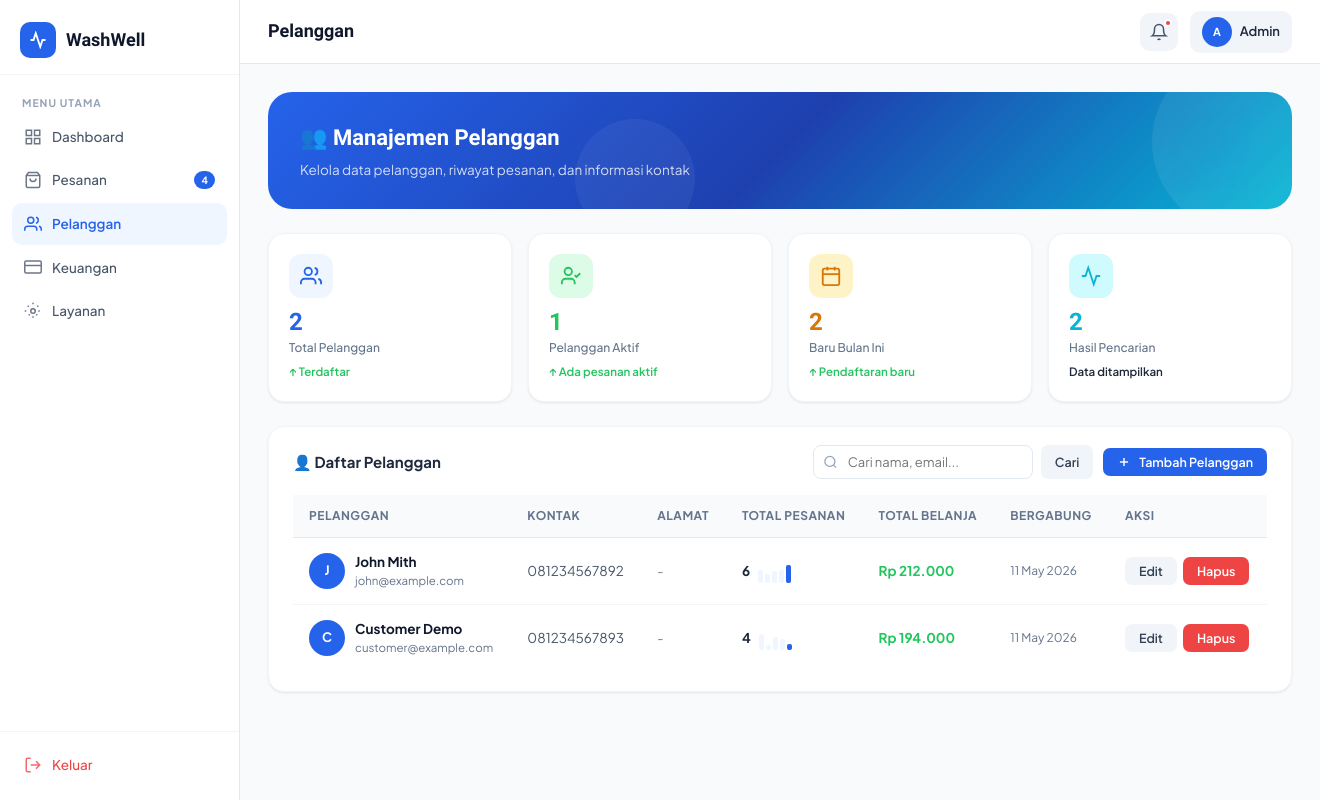
The page /admin/customers.php (signed in) on the database its author committed.
### tables this page shows
CREATE TABLE IF NOT EXISTS users (
    id INT AUTO_INCREMENT PRIMARY KEY,
    name VARCHAR(100) NOT NULL,
    email VARCHAR(150) UNIQUE NOT NULL,
    password VARCHAR(255) NOT NULL,
    phone VARCHAR(20),
    address TEXT,
    role ENUM('customer','admin') DEFAULT 'customer',
    created_at TIMESTAMP DEFAULT CURRENT_TIMESTAMP,
    updated_at TIMESTAMP DEFAULT CURRENT_TIMESTAMP ON UPDATE CURRENT_TIMESTAMP
);

### includes/auth.php (called while the page is built, shortened)
<?php
require_once __DIR__ . '/config.php';
function getCurrentUser() {
    $db = getDB();
    $id = (int)$_SESSION['user_id'];
    $res = $db->query("SELECT * FROM users WHERE id=$id LIMIT 1");
    return $res ? $res->fetch_assoc() : null;
}
function getUnreadNotifs($userId) {
    $db = getDB();
    $uid = (int)$userId;
    $res = $db->query("SELECT COUNT(*) as cnt FROM notifications WHERE user_id=$uid AND is_read=0");
    return $res ? (int)$res->fetch_assoc()['cnt'] : 0;
}
?>

### includes/config.php (called while the page is built, shortened)
<?php
function formatRupiah($amount) {
    return 'Rp ' . number_format($amount, 0, ',', '.');
}
?>

### admin/customers.php (the view, shortened to what this page needs)
<?php
require_once '../includes/auth.php';
$db = getDB();
$user = getCurrentUser();
$search = trim($_GET['search'] ?? '');
$where = "role='customer'";
$perPage = 10; $page = max(1,(int)($_GET['page'] ?? 1)); $offset = ($page-1)*$perPage;
$total = $db->query("SELECT COUNT(*) as c FROM users WHERE $where")->fetch_assoc()['c'];
$customers = $db->query("SELECT u.*, (SELECT COUNT(*) FROM orders o WHERE o.user_id=u.id) as total_orders, (SELECT COALESCE(SUM(t.amount),0) FROM transactions t JOIN orders o ON t.order_id=o.id WHERE o.user_id=u.id AND t.status='success') as total_spent FROM users u WHERE $where ORDER BY u.created_at DESC LIMIT $perPage OFFSET $offset");
$totalCustomers = $db->query("SELECT COUNT(*) as c FROM users WHERE role='customer'")->fetch_assoc()['c'];
$newThisMonth = $db->query("SELECT COUNT(*) as c FROM users WHERE role='customer' AND MONTH(created_at)=MONTH(CURDATE()) AND YEAR(created_at)=YEAR(CURDATE())")->fetch_assoc()['c'];
$activeCustomers = $db->query("SELECT COUNT(DISTINCT user_id) as c FROM orders WHERE status IN ('pending','in_progress','ready')")->fetch_assoc()['c'];
?>
<!DOCTYPE html>
<html lang="id">
<head>
<link rel="stylesheet" href="../assets/css/style.css">
</head>
<body>
<div class="app-layout">
    <?php require_once 'partials/sidebar.php'; ?>
    <div class="main-content">
        <header class="topbar">
            <div class="topbar-left">
                <div class="topbar-title">Pelanggan</div>
            </div>
            <div class="topbar-right">
                <button class="notif-btn" onclick="window.location='notifications.php'">
                    <svg width="18" height="18" viewBox="0 0 24 24" fill="none" stroke="currentColor" stroke-width="2"><path d="M18 8A6 6 0 0 0 6 8c0 7-3 9-3 9h18s-3-2-3-9"/><path d="M13.73 21a2 2 0 0 1-3.46 0"/></svg>
                    <?php if (getUnreadNotifs($user['id']) > 0): ?>
                    <span class="notif-dot"></span>
                    <?php endif; ?>
                </button>
                <div style="display:flex;align-items:center;gap:8px;padding:6px 12px;border-radius:10px;background:var(--gray-100)">
                    <div class="avatar avatar-sm"><?= strtoupper(substr($user['name'],0,1)) ?></div>
                    <span style="font-size:13px;font-weight:600"><?= htmlspecialchars(explode(' ',$user['name'])[0]) ?></span>
                </div>
            </div>
        </header>
        <main class="page-content">
            <div class="page-hero animate-in">
                <img src="../assets/img/bubble-deco.svg" class="page-hero-img" alt="">
                <div class="page-hero-title">👥 Manajemen Pelanggan</div>
                <div class="page-hero-sub">Kelola data pelanggan, riwayat pesanan, dan informasi kontak</div>
            </div>
            <div class="metric-row">
                <div class="metric-card animate-in">
                    <div class="metric-icon" style="background:#EFF6FF;color:var(--primary)">
                        <svg width="22" height="22" viewBox="0 0 24 24" fill="none" stroke="currentColor" stroke-width="2"><path d="M17 21v-2a4 4 0 0 0-4-4H5a4 4 0 0 0-4 4v2"/><circle cx="9" cy="7" r="4"/><path d="M23 21v-2a4 4 0 0 0-3-3.87"/><path d="M16 3.13a4 4 0 0 1 0 7.75"/></svg>
                    </div>
                    <div class="metric-value" style="color:var(--primary)"><?= $totalCustomers ?></div>
                    <div class="metric-label">Total Pelanggan</div>
                    <div class="metric-trend up">↑ Terdaftar</div>
                </div>
                <div class="metric-card animate-in">
                    <div class="metric-icon" style="background:var(--green-light);color:var(--green)">
                        <svg width="22" height="22" viewBox="0 0 24 24" fill="none" stroke="currentColor" stroke-width="2"><path d="M16 21v-2a4 4 0 0 0-4-4H6a4 4 0 0 0-4 4v2"/><circle cx="9" cy="7" r="4"/><polyline points="16 11 18 13 22 9"/></svg>
                    </div>
                    <div class="metric-value" style="color:var(--green)"><?= $activeCustomers ?></div>
                    <div class="metric-label">Pelanggan Aktif</div>
                    <div class="metric-trend up">↑ Ada pesanan aktif</div>
                </div>
                <div class="metric-card animate-in">
                    <div class="metric-icon" style="background:#FEF3C7;color:#D97706">
                        <svg width="22" height="22" viewBox="0 0 24 24" fill="none" stroke="currentColor" stroke-width="2"><rect x="3" y="4" width="18" height="18" rx="2" ry="2"/><line x1="16" y1="2" x2="16" y2="6"/><line x1="8" y1="2" x2="8" y2="6"/><line x1="3" y1="10" x2="21" y2="10"/></svg>
                    </div>
                    <div class="metric-value" style="color:#D97706"><?= $newThisMonth ?></div>
                    <div class="metric-label">Baru Bulan Ini</div>
                    <div class="metric-trend up">↑ Pendaftaran baru</div>
                </div>
                <div class="metric-card animate-in">
                    <div class="metric-icon" style="background:var(--teal-light);color:var(--teal)">
                        <svg width="22" height="22" viewBox="0 0 24 24" fill="none" stroke="currentColor" stroke-width="2"><polyline points="22 12 18 12 15 21 9 3 6 12 2 12"/></svg>
                    </div>
                    <div class="metric-value" style="color:var(--teal)"><?= $total ?></div>
                    <div class="metric-label">Hasil Pencarian</div>
                    <div class="metric-trend">Data ditampilkan</div>
                </div>
            </div>
            <div class="card animate-in">
                <div class="card-header">
                    <span class="card-title">👤 Daftar Pelanggan</span>
                    <div style="display:flex;gap:10px;align-items:center;flex-wrap:wrap;">
                        <form method="GET" style="display:flex;gap:8px;">
                            <div style="position:relative">
                                <svg width="15" height="15" viewBox="0 0 24 24" fill="none" stroke="currentColor" stroke-width="2" style="position:absolute;left:10px;top:50%;transform:translateY(-50%);color:var(--gray-400)"><circle cx="11" cy="11" r="8"/><line x1="21" y1="21" x2="16.65" y2="16.65"/></svg>
                                <input type="text" name="search" placeholder="Cari nama, email..." value="<?= htmlspecialchars($search) ?>" style="padding:8px 14px 8px 34px;border:1.5px solid var(--gray-200);border-radius:8px;font-size:13px;font-family:var(--font);outline:none;width:220px;">
                            </div>
                            <button type="submit" class="btn btn-ghost btn-sm">Cari</button>
                        </form>
                        <?php if ($user['role']==='admin'): ?>
                        <button class="btn btn-primary btn-sm" onclick="document.getElementById('addModal').classList.add('open')">
                            <svg width="14" height="14" viewBox="0 0 24 24" fill="none" stroke="currentColor" stroke-width="2.5"><line x1="12" y1="5" x2="12" y2="19"/><line x1="5" y1="12" x2="19" y2="12"/></svg>
                            Tambah Pelanggan
                        </button>
                        <?php endif; ?>
                    </div>
                </div>
                <div class="card-body" style="padding-top:16px;">
                    <div class="table-wrapper">
                        <table id="customerTable">
                            <thead>
                                <tr>
                                    <th>Pelanggan</th>
                                    <th>Kontak</th>
                                    <th>Alamat</th>
                                    <th>Total Pesanan</th>
                                    <th>Total Belanja</th>
                                    <th>Bergabung</th>
                                    <th>Aksi</th>
                                </tr>
                            </thead>
                            <tbody>
                            <?php if ($customers && $customers->num_rows > 0): ?>
                                <?php while ($c = $customers->fetch_assoc()): ?>
                                <tr>
                                    <td>
                                        <div style="display:flex;align-items:center;gap:10px;">
                                            <div class="avatar" style="background:hue-rotate(<?= (ord($c['name'][0]) * 15) % 360 ?>deg)"><?= strtoupper(substr($c['name'],0,1)) ?></div>
                                            <div>
                                                <div style="font-weight:700;color:var(--gray-900)"><?= htmlspecialchars($c['name']) ?></div>
                                                <div style="font-size:11.5px;color:var(--gray-500)"><?= htmlspecialchars($c['email']) ?></div>
                                            </div>
                                        </div>
                                    </td>
                                    <td style="color:var(--gray-600)"><?= htmlspecialchars($c['phone'] ?: '-') ?></td>
                                    <td style="font-size:12.5px;color:var(--gray-500);max-width:160px;white-space:nowrap;overflow:hidden;text-overflow:ellipsis"><?= htmlspecialchars($c['address'] ?: '-') ?></td>
                                    <td>
                                        <div style="display:flex;align-items:center;gap:8px;">
                                            <span style="font-weight:700;color:var(--gray-800)"><?= $c['total_orders'] ?></span>
                                            <div class="mini-chart">
                                                <?php for($i=0;$i<5;$i++): $h = rand(4,20); ?>
                                                <div class="mini-bar" style="height:<?= $h ?>px"></div>
                                                <?php endfor; ?>
                                            </div>
                                        </div>
                                    </td>
                                    <td><strong style="color:var(--green)"><?= formatRupiah($c['total_spent']) ?></strong></td>
                                    <td style="font-size:12px;color:var(--gray-500)"><?= date('d M Y', strtotime($c['created_at'])) ?></td>
                                    <td>
                                        <div style="display:flex;gap:6px;">
                                            <button onclick="openEdit(<?= htmlspecialchars(json_encode($c)) ?>)" class="btn btn-ghost btn-sm">Edit</button>
                                            <?php if ($user['role']==='admin'): ?>
                                            <form method="POST" onsubmit="return confirm('Hapus pelanggan ini?')" style="display:inline">
                                                <button type="submit" class="btn btn-danger btn-sm">Hapus</button>
                                            </form>
                                            <?php endif; ?>
                                        </div>
                                    </td>
                                </tr>
                                <?php endwhile; ?>
                            <?php endif; ?>
                            </tbody>
                        </table>
                    </div>
                </div>
            </div>
        </main>
    </div>
</div>
</body>
</html>

### rows shown on the page
users: name "A", name "Admin"
users: name "J", name "John Mith", email "john@example.com", phone "081234567892", address "-", total_orders "6", $h 13 (drawn), $h 9 (drawn), $h 12 (drawn), $h 18 (drawn), total_spent "Rp 212.000", created_at "11 May 2026"
users: name "C", name "Customer Demo", email "customer@example.com", phone "081234567893", address "-", total_orders "4", $h 16 (drawn), $h 5 (drawn), $h 13 (drawn), $h 11 (drawn), $h 6 (drawn), total_spent "Rp 194.000", created_at "11 May 2026"

### other values the page prints
$item['label'] "Dashboard"
$item['label'] "Pesanan"
$notifCount "4"
$item['label'] "Pelanggan"
$item['label'] "Keuangan"
$item['label'] "Layanan"
$totalCustomers "2"
$activeCustomers "1"
$newThisMonth "2"
$total "2"
